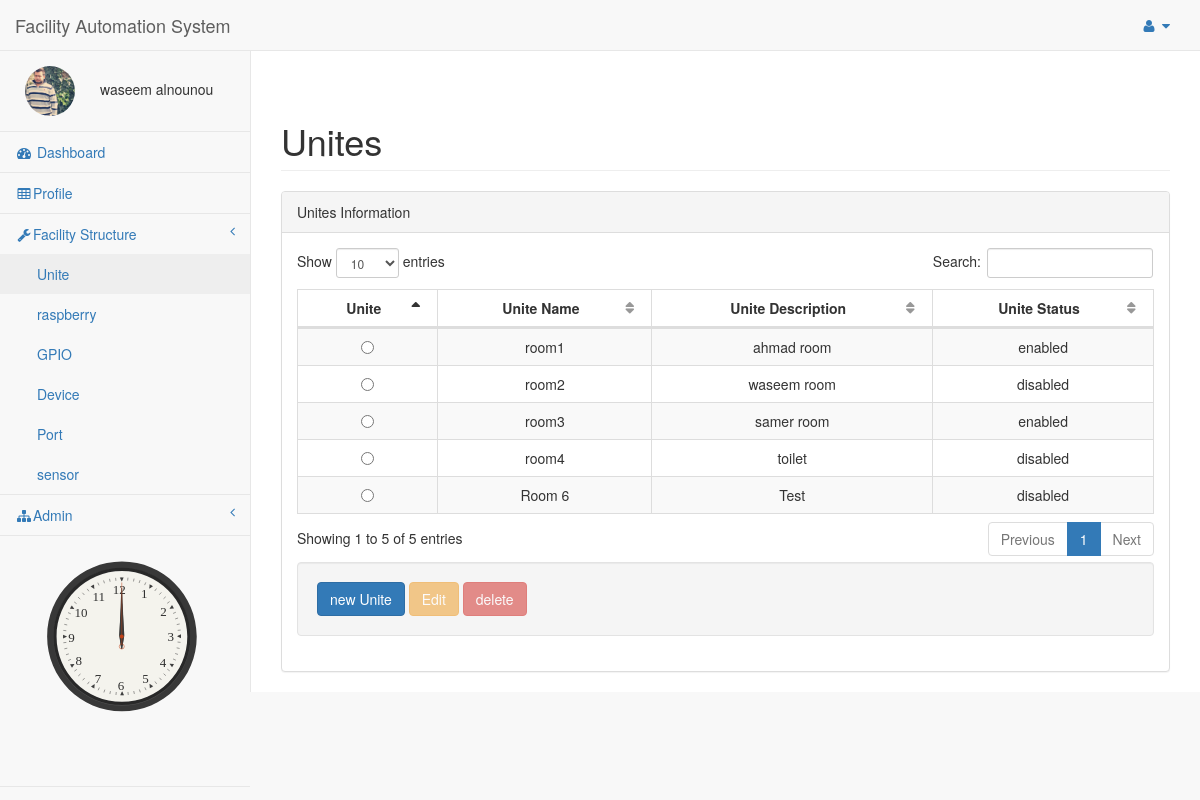
The page /FAS/pages/Unite.php (signed in) on the database its author committed.
### tables this page shows
CREATE TABLE IF NOT EXISTS `user` (
  `Id` int(10) UNSIGNED NOT NULL AUTO_INCREMENT,
  `First_Name` varchar(30) DEFAULT NULL,
  `Last_Name` varchar(30) DEFAULT NULL,
  `password` varchar(30) NOT NULL,
  `email` varchar(50) DEFAULT NULL,
  `Img` varchar(50) DEFAULT NULL,
  `Birthday` date DEFAULT NULL,
  `Gender` int(11) DEFAULT NULL,
  PRIMARY KEY (`Id`)
);

CREATE TABLE IF NOT EXISTS `unite` (
  `Id` int(6) UNSIGNED NOT NULL AUTO_INCREMENT,
  `Name` varchar(30) NOT NULL,
  `Description` varchar(30) DEFAULT NULL,
  `status` int(11) NOT NULL,
  PRIMARY KEY (`Id`)
);

### FAS/pages/Unite.php (the view, shortened to what this page needs)
<?php
try{
include("config.php");
 $UID=$_SESSION['user_Id'];
  $dbdlt=FALSE;$dbupd=FALSE;$dbins=FALSE;$dbdis=FALSE;
     if($UID==NULL){
      Redirect('login.php', false);
   }else{
      $sql = "SELECT * FROM user WHERE Id ='$UID'";
      $result = mysqli_query($db,$sql);
      $row = mysqli_fetch_array($result,MYSQLI_ASSOC);
      $count = mysqli_num_rows($result);
      if($count == 1) {
         $user_name = $row["First_Name"]. " " .$row["Last_Name"];
         $user_Img=$row["Img"];
      }else{
         Redirect('login.php', false);
      }
   }
    function  filltable($db){
    if (!$db) {
    die("Connection failed: " . mysqli_connect_error());
}
else
{
 $sql = "SELECT * FROM unite";
 $result = mysqli_query($db, $sql);
 $count = mysqli_num_rows($result);
    if ($count > 0) {
    while($row = mysqli_fetch_assoc($result)) {
    if($row["status"]==1){$g='enabled ';}else{$g='disabled';}
        echo "<tr id='".$row["Id"]."' ><td>" . "<input type='radio'  class='btn btn-warning btn-lg btn-block' name='selectedrow' " . "value='".$row["Id"]."'/>". "</td><td data-value='Name' >". $row["Name"]. "</td><td data-value='Description' >".  $row["Description"]. "</td><td data-value='status'>". $g."</td></tr>";
    }
  }
else
{
    echo "0 results";
    }
  }
}
}
catch (Exception $e) {
    echo 'Caught exception: ',  $e->getMessage(), "\n";
}
?>
<!DOCTYPE html>
<html lang="en">
<head>
    <link href="../vendor/bootstrap/css/bootstrap.min.css" rel="stylesheet">
    <link href="../vendor/metisMenu/metisMenu.min.css" rel="stylesheet">
    <link href="../vendor/datatables-plugins/dataTables.bootstrap.css" rel="stylesheet">
    <link href="../vendor/datatables-responsive/dataTables.responsive.css" rel="stylesheet">
    <link href="../dist/css/sb-admin-2.css" rel="stylesheet">
    <link href="../vendor/font-awesome/css/font-awesome.min.css" rel="stylesheet" type="text/css">
</head>
<body>
    <div id="wrapper">
        <nav class="navbar navbar-default navbar-static-top" role="navigation" style="margin-bottom: 0">
            <div class="navbar-header">
  <a class="navbar-brand" href="index.php">Facility Automation System</a>
            </div>
            <ul class="nav navbar-top-links navbar-right">
                <li class="dropdown">
                    <a class="dropdown-toggle" data-toggle="dropdown" href="#">
                        <i class="fa fa-user fa-fw"></i> <i class="fa fa-caret-down"></i>
                    </a>
                </li>
            </ul>
            <div class="navbar-default sidebar" role="navigation">
                <div class="sidebar-nav navbar-collapse">
                    <ul class="nav" id="side-menu">
                        <li class="sidebar-search">
                              <div class="row" style="">
<?php
if($user_Img<>''){
    echo  "<img class='userimg' src="."$user_Img". " alt='user image' height='50' width='50' >";
}else
{
    echo  '<img  src="\FAS\img\user\user.jpg" class="userimg"  alt="user image" height="50 width="50" />';
    }
     echo $user_name;
?>
                         </div>
                        </li>
                        <li>
                            <a href="index.php"><i class="fa fa-dashboard fa-fw"></i> Dashboard</a>
                        </li>
                        <li>
                            <a href="userprofile.php"><i class="fa fa-table fa-fw"></i>Profile</a>
                        </li>
                        <li>
                            <a href="#"><i class="fa fa-wrench fa-fw"></i>Facility Structure<span class="fa arrow"></span></a>
                            <ul class="nav nav-second-level">
                                <li>
                                    <a href="Unite.php">Unite</a>
                                </li>
                                      <li>
                                    <a href="raspberry.php">raspberry</a>
                                </li>
                                   <li>
                                    <a href="GPIO.php">GPIO</a>
                                </li>
                                <li>
                                    <a href="Device.php">Device</a>
                                </li>
                                <li>
                                    <a href="Port.php">Port</a>
                                </li>
                                <li>
                                    <a href="sensor.php">sensor</a>
                                </li>
                            </ul>
                        </li>
                        <li>
                            <a href="#"><i class="fa fa-sitemap fa-fw"></i>Admin<span class="fa arrow"></span></a>
                        </li>
                                                  <li>
<svg version="1.1" id="clock" xmlns="http://www.w3.org/2000/svg" xmlns:xlink="http://www.w3.org/1999/xlink" x="0px" y="0px"
	 width="150px" height="150px" viewBox="50 50 400 500"
	 xml:space="preserve">
<g id="markings">
	<text transform="matrix(1 0 0 1 282 174.4307)" fill="#303030" font-family="'Futura-Medium'" font-size="26">1</text>
	<text transform="matrix(1 0 0 1 320.6987 209.9229)" fill="#303030" font-family="'Futura-Medium'" font-size="26">2</text>
	<text transform="matrix(1 0 0 1 335.0396 260.3213)" fill="#303030" font-family="'Futura-Medium'" font-size="26">3</text>
	<text transform="matrix(1 0 0 1 319.6987 311.6914)" fill="#303030" font-family="'Futura-Medium'" font-size="26">4</text>
	<text transform="matrix(1 0 0 1 284.5 344.7695)" fill="#303030" font-family="'Futura-Medium'" font-size="26">5</text>
	<text transform="matrix(1 0 0 1 235.5522 357.5293)" fill="#303030" font-family="'Futura-Medium'" font-size="26">6</text>
	<text transform="matrix(1 0 0 1 189.3726 343.7695)" fill="#303030" font-family="'Futura-Medium'" font-size="26">7</text>
	<text transform="matrix(1 0 0 1 151.0664 308.9883)" fill="#303030" font-family="'Futura-Medium'" font-size="26">8</text>
	<text transform="matrix(1 0 0 1 136.3916 262.6992)" fill="#303030" font-family="'Futura-Medium'" font-size="26">9</text>
	<text transform="matrix(1 0 0 1 149.0664 212.9229)" fill="#303030" font-family="'Futura-Medium'" font-size="26">10</text>
	<text transform="matrix(1 0 0 1 184.9673 179.9668)" fill="#303030" font-family="'Futura-Medium'" font-size="26">11</text>
	<text transform="matrix(1 0 0 1 225.7227 165.9639)" fill="#303030" font-family="'Futura-Medium'" font-size="26">12</text>
</g>
</svg>
                        </li>
                    </ul>
                </div>
            </div>
        </nav>
        <div id="page-wrapper">
            <form  method="post">
            <div class="row">
                 <div class="panel-body">
                        </div>
                <div class="col-lg-12">
                    <h1 class="page-header">Unites</h1>
                </div>
            </div>
            <div class="row">
                <div class="col-lg-12">
                    <div class="panel panel-default">
                        <div class="panel-heading">
                            Unites Information
                        </div>
                        <div class="panel-body">
                            <table style="width: 100%" class="table table-striped table-bordered table-hover" id="dataTables-example">
                                <thead>
                                    <tr>
                                         <th>Unite</th>
                                        <th>Unite Name</th>
                                         <th>Unite Description</th>
                                        <th>Unite Status</th>
                                    </tr>
                                </thead>
                                <tbody>
  <?php
     if($dbdis==TRUE)
    { filltable($db);}
  ?>
                                </tbody>
                            </table>
                            <div class="well">
   <?php
                               if($dbins){ echo "<input type='button' id='btnmodel' class='btn btn-primary' value='new Unite' data-toggle='modal' data-target='#myModal'/>";}
                              if($dbupd){   echo" <input type='button' disabled id='edt' class='btn btn-warning' alt='Edit'  value='Edit'  data-toggle='modal' data-target='#myModal'/>";}
                               if($dbdlt){ echo"  <input type='button' disabled id='dlt' class='btn btn-danger' alt='delete' name='' value='delete'/>";}
                                ?>
                            </div>
                        </div>
                    </div>
                </div>
            </div>
                 </form>
        </div>
    </div>
</body>
</html>

### FAS/pages/Unite.php (style rules this page uses)
svg { width: 250px; height: 250px; display: block; margin: auto; }
img { border-radius: 50%; }
td,th { text-align:center; }
.userimg { border-radius: 50%; margin-top:0px ; margin-bottom:0px; margin-right:25px; margin-left: 25px; border:#808080 soild 2px; }

### rows shown on the page
user: Img (picture), user_name "waseem alnounou"
unite: Name "room1", Description "ahmad room", status "enabled"
unite: Name "room2", Description "waseem room", status "disabled"
unite: Name "room3", Description "samer room", status "enabled"
unite: Name "room4", Description "toilet", status "disabled"
unite: Name "Room 6", Description "Test", status "disabled"
